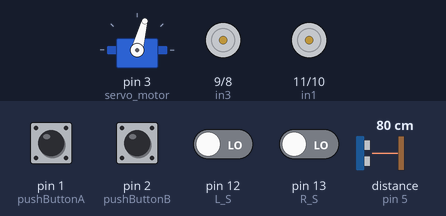
Recording of a sketch running on a simulated Arduino Uno, built with avr-gcc and run on an emulated ATmega328P. Parts: servo, motor-driver pin pairs drawn as motors (green arrow = first pin HIGH = forward, orange = second pin HIGH = backward, longer = more drive). The inputs (shaded band) are chosen by the test bench; at power-on: pin 1 (pushButtonA), pin 2 (pushButtonB) HIGH, pin 12 (L_S), pin 13 (R_S) LOW, distance to the obstacle (sensor on pin 5) 80 cm. The echo pulse lasts 58.3 µs per cm.

Above: at 3.9 s.
4.0 s: pin 2 (pushButtonB) pulled LOW for 0.15 s
At 4.19 s:
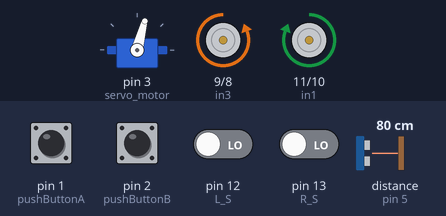
5.7 s: pin 12 (L_S) driven HIGH
At 6.0 s:
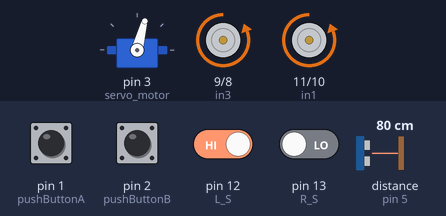
7.2 s: pin 12 (L_S) driven LOW
At 8.4 s:
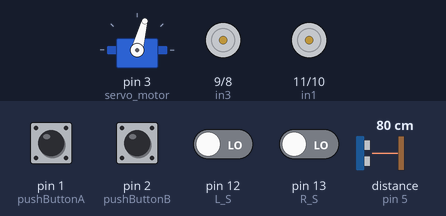
8.7 s: pin 13 (R_S) driven HIGH
At 9.7 s:
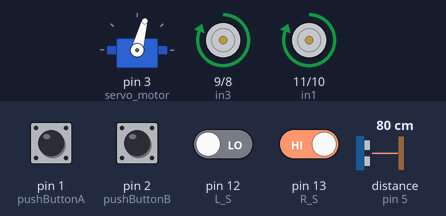
10.2 s: pin 13 (R_S) driven LOW
At 11.1 s:
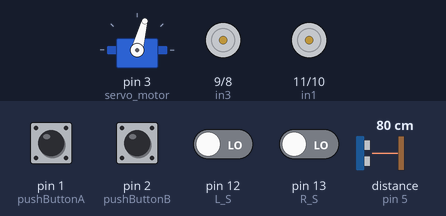
Timing chart, 0 to 12.7 s (numbered marks = the images above; inputs shaded):
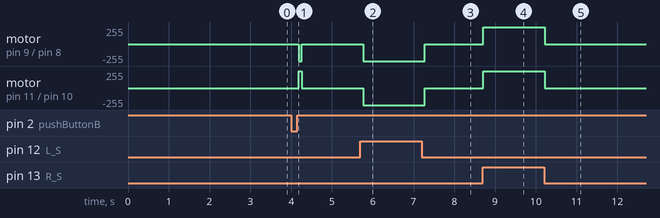

Measured:
- after the input at 4.0 s, motor on pin 9 (in3) / pin 8 (in4): stopped → backward 255/255 after 0.18 s, → stopped 0.08 s later; motor on pin 11 (in1) / pin 10 (in2): stopped → forward 255/255 after 0.18 s, → stopped 0.08 s later
- after the input at 5.7 s, motor on pin 9 (in3) / pin 8 (in4), motor on pin 11 (in1) / pin 10 (in2): stopped → backward 255/255 after 0.07 s
- after the input at 7.2 s, motor on pin 9 (in3) / pin 8 (in4), motor on pin 11 (in1) / pin 10 (in2): backward 255/255 → stopped after 0.07 s
- after the input at 8.7 s, motor on pin 9 (in3) / pin 8 (in4), motor on pin 11 (in1) / pin 10 (in2): stopped → forward 255/255 at once
- after the input at 10.2 s, motor on pin 9 (in3) / pin 8 (in4), motor on pin 11 (in1) / pin 10 (in2): forward 255/255 → stopped at once

The sketch:

obstAvoidnLineFollow.ino
```cpp
// https://circuitdigest.com/microcontroller-projects/arduino-uno-line-follower-robot
// https://www.instructables.com/Obstacle-Avoiding-Robot-Arduino-1/

/*
   Three different scenarios are implemented
   1. Follow line with two sensors. The logic is that if the left sensor sees the black line then turn left an if the right sensor sees the black line then turn right.
   If none of the two sensors see black line go straight.
   2. Obstacle avoidance using a ultrasound sensor and a servo motor. Go straight and if ther is an obstacle then turn the ultrasound sensor right and left and measure the distance
   Turn to that direction that the distance is larger.
   3. Follow line and avoid obstacle. Follow the line and if you detect an obstacle then stop. If the obstacle is removed then continue.

   The scenario is implemented using an ON - ON - OFF switch in PULLUP configuration
*/
//enA and enB jumpered to 5V (always high)
#define in1 11 //Motor1  L293 Pin in1
#define in2 10 //Motor1  L293 Pin in2
#define in3 9 //Motor2  L293Pin in3
#define in4 8 //Motor2  L293 Pin in4
#define R_S 13 // Right sensor
#define L_S 12 // Left sensor
#define  pushButtonA 1 // Used to select mode
#define  pushButtonB 2 // Used to select mode

// We need to choose between 3 modes of operation that's why two bits are necessary

// Obstacle avoidance related

#include <Servo.h>          //Servo motor library. This is standard library
#include <NewPing.h>        //Ultrasonic sensor function library. You must install this library

//sensor pins
#define trig_pin 4 //analog input 1
#define echo_pin 5 //analog input 2

#define maximum_distance 200

int distance = 100;

NewPing sonar(trig_pin, echo_pin, maximum_distance); //sensor function
Servo servo_motor; //our servo name


void setup() {

  pinMode(R_S, INPUT);
  pinMode(L_S, INPUT);
  //  pinMode(enA, OUTPUT); // enA always HIGH Hardwired
  pinMode(in1, OUTPUT);
  pinMode(in2, OUTPUT);
  pinMode(in3, OUTPUT);
  pinMode(in4, OUTPUT);
  //  pinMode(enB, OUTPUT); // enB always HIGH
  pinMode(pushButtonA, INPUT);
  pinMode(pushButtonB, INPUT);

  servo_motor.attach(3); //our servo pin

  servo_motor.write(75);
  delay(2000);
  distance = readPing();
  delay(100);
  distance = readPing();
  delay(100);
  distance = readPing();
  delay(100);
  distance = readPing();
  delay(100);
}

void loop() {
  //Read those inputs to determine mode of operation
  int buttonStateA = digitalRead(pushButtonA);
  int buttonStateB = digitalRead(pushButtonB);
  if (!buttonStateA) { //pullup configuration with external resistors
    lineFollow();
  }
  else if (!buttonStateB) {//pullup configuration with external resistors
    obstAvoid();
  }
  else { //line follow with  obstacle avoidance (stop before obstacle)
    distance = readPing();
    if (distance < 20) {
      stopAll();
    }
    else {
      lineFollow();
    }

  }

}

void lineFollow() {
  if ((digitalRead(R_S) == 1) && (digitalRead(L_S) == 1)) {
    forward();
  }
  else if ((digitalRead(R_S) == 0) && (digitalRead(L_S) == 1)) {
    turnRight();
  }
  else if ((digitalRead(R_S) == 1) && (digitalRead(L_S) == 0)) {
    turnLeft();
  }
  else if ((digitalRead(R_S) == 0) && (digitalRead(L_S) == 0)) {
    stopAll();
  }
}

void obstAvoid() {
  int distanceRight = 0;
  int distanceLeft = 0;
distance = readPing();
  delay(50);

  if (distance <= 25) {
    stopAll();
    delay(200);

    distanceRight = lookRight();
    delay(100);
    distanceLeft = lookLeft();
    delay(100);

    if (distance >= distanceLeft) {
      turnRight();
      delay(300); //calibrate this value according the wanted turning angle - faster motors less time

    }
    else {
      turnLeft();
      delay(300); //calibrate this value according the wanted turning angle - faster motors less time

    }
  }
  else {
    forward();
  }

}


void forward() {
  digitalWrite(in1, HIGH);
  digitalWrite(in2, LOW);
  digitalWrite(in3, LOW);
  digitalWrite(in4, HIGH);
}

void turnLeft() {
 digitalWrite(in1, HIGH);  //Right Motor forword Pin
  digitalWrite(in2, LOW); //Right Motor backword Pin
  digitalWrite(in3, HIGH);  //Left Motor backword Pin
  digitalWrite(in4, LOW); //Left Motor forword Pin
}

void turnRight() {
  digitalWrite(in1, LOW);  //Right Motor forword Pin
  digitalWrite(in2, HIGH); //Right Motor backword Pin
  digitalWrite(in3, LOW);  //Left Motor backword Pin
  digitalWrite(in4, HIGH); //Left Motor forword Pin
}

void stopAll() {
  digitalWrite(in1, LOW); //Right Motor forword Pin
  digitalWrite(in2, LOW); //Right Motor backword Pin
  digitalWrite(in3, LOW); //Left Motor backword Pin
  digitalWrite(in4, LOW); //Left Motor forward Pin
}

// measufre distance rightside the robot
int lookRight() {
  servo_motor.write(30);
  delay(500);
  int distance = readPing();
  delay(100);
  servo_motor.write(80);
  return distance;
}

// measure distance leftside the  robot
int lookLeft() {
  servo_motor.write(140);
  delay(500);
  int distance = readPing();
  delay(100);
  servo_motor.write(80);
  return distance;
  delay(100);
}

// read distance
int readPing() {
  delay(70);
  int cm = sonar.ping_cm();
  if (cm == 0) {
    cm = 250;
  }
  return cm;
}
```
